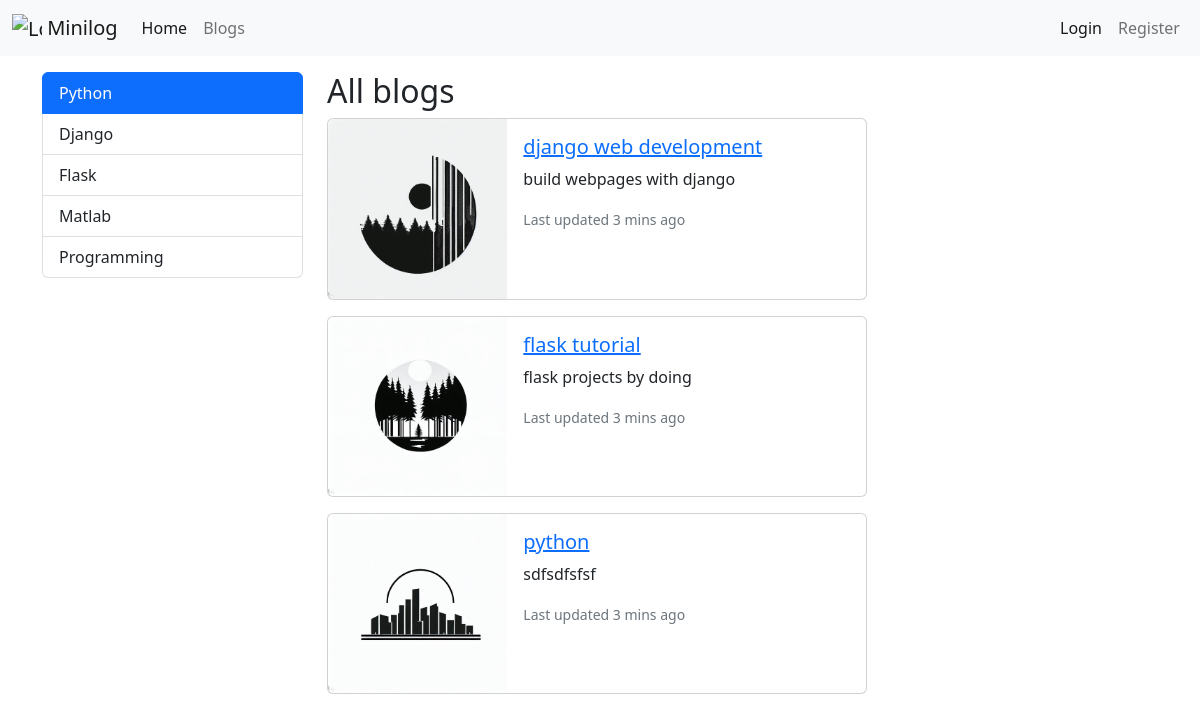
The app's page /category/python with its own data.
### main/models.py (models this page shows, shortened)
class Category(models.Model):
    name = models.CharField(max_length=50)
    slug = models.SlugField(null=False,blank=True,unique=True,db_index=True, editable=False)

class Blog(models.Model):
    title = models.CharField(max_length=100)
    image = models.ImageField(upload_to="blogs")
    description = RichTextField()
    is_active = models.BooleanField(default=False)
    is_home = models.BooleanField(default=False)
    slug = models.SlugField(null=True, blank=True,unique=True,db_index=True, editable=False)
    categories = models.ManyToManyField(Category,blank=True)

### main/views.py (the view)
# urls.py: path('category/<slug:slug>',views.blogs_by_category,name='blogs_by_category'),
def blogs_by_category(request,slug):
    context = {
        "blogs": Category.objects.get(slug=slug).blog_set.filter(is_active=True),
        "categories":Category.objects.all(),
        "selected_category":slug,
    }
    return render(request,'main/blogs.html',context)

### main/templates/main/blogs.html (shortened to what this page needs)
{% extends 'base.html' %}
{% block content %}
    <div class="container mt-3">
        <div class="row">
        <div class="col-3">
            {% include 'partial/_categories.html' %}
        </div>
        <div class="col-9">
            <h2>All blogs</h2>
            {% if blogs|length > 0 %}
                {% for blog in blogs %}
                    {% if blog.is_active %}
                        {% include 'main/partial/_blog.html' %}
                    {% endif %}
                {% endfor %}
            {% else %}
                <div class="alert alert-warning">No Blogs</div>
            {% endif %}
        </div>
        </div>
    </div>
{% endblock content %}

### templates/base.html (shortened to what this page needs)
{% load static %}
<!DOCTYPE html>
<html lang="en">
  <head>
      <link rel="stylesheet" href="{% static 'css/bootstrap.min.css' %}" >
      <link rel="stylesheet" href="{% static 'css/style.css' %}" >
  </head>
  <body>
      {% include 'partial/_navbar.html' %}
      {% block content %}
      {% endblock content %}
  </body>
</html>

### templates/partial/_navbar.html
{% load static %}
<nav class="navbar navbar-expand-lg bg-light">
    <div class="container-fluid">
        <a class="navbar-brand" href="{% url 'home' %}">
            <img src="{% static 'img/developer.png' %}" alt="Logo" width="30" height="24" class="d-inline-block align-text-top">
            Minilog
        </a>
        <ul class="navbar-nav me-auto">
          <li class="nav-item">
            <a class="nav-link active" href="{% url 'home' %}">Home</a>
          </li>
          <li class="nav-item">
            <a class="nav-link" href="{% url 'blogs' %}">Blogs</a>
          </li>
        </ul>
        <ul class="navbar-nav ms-auto">
          {% if user.is_authenticated %}
            <li class="nav-item">
              <a class="nav-link" href="{% url 'logout' %}">Logout</a>
            </li>
            <li class="nav-item">
              <a class="nav-link" href="">Welcome, {{ user.username }}</a>
            </li>
          {% else %}
            <li class="nav-item">
              <a class="nav-link active" href="{% url 'login' %}">Login</a>
            </li>
            <li class="nav-item">
              <a class="nav-link" href="{% url 'register' %}">Register</a>
            </li>
          {% endif %}
        </ul>
    </div>
</nav>

### templates/partial/_categories.html
<div class="list-group">
    {% for category in categories %}
        {% if category.slug == selected_category %}
            <a href="{% url 'blogs_by_category' category.slug %}"
                class="list-group-item list-group-item-action active">
                {{category.name|title}}
            </a>
        {% else %}
            <a href="{% url 'blogs_by_category' category.slug %}" class="list-group-item list-group-item-action">
                {{category.name|title}}
            </a>
        {% endif %}
    {% endfor %}
</div>

### main/templates/main/partial/_blog.html
{%load static %}
<div class="card mb-3" style="max-width: 540px;">
    <div class="row g-0">
      <div class="col-md-4">
        <img src="{{ blog.image.url }}" class="img-fluid rounded-start" alt="...">
      </div>
      <div class="col-md-8">
        <div class="card-body">
          <h5 class="card-title">
            <a href="{% url 'blog_detail' blog.slug %}">{{ blog.title }}</a>
          </h5>
          <p class="card-text">{{ blog.description|striptags|slice:"0:49" }}</p>
          <p class="card-text"><small class="text-muted">Last updated 3 mins ago</small></p>
        </div>
      </div>
    </div>
</div>

### records on screen
Category: name "Python"
Category: name "Django"
Category: name "Flask"
Category: name "Matlab"
Category: name "Programming"
Blog: image (picture), title "django web development", description "build webpages with django"
Blog: image (picture), title "flask tutorial", description "flask projects by doing"
Blog: image (picture), title "python", description "sdfsdfsfsf"
